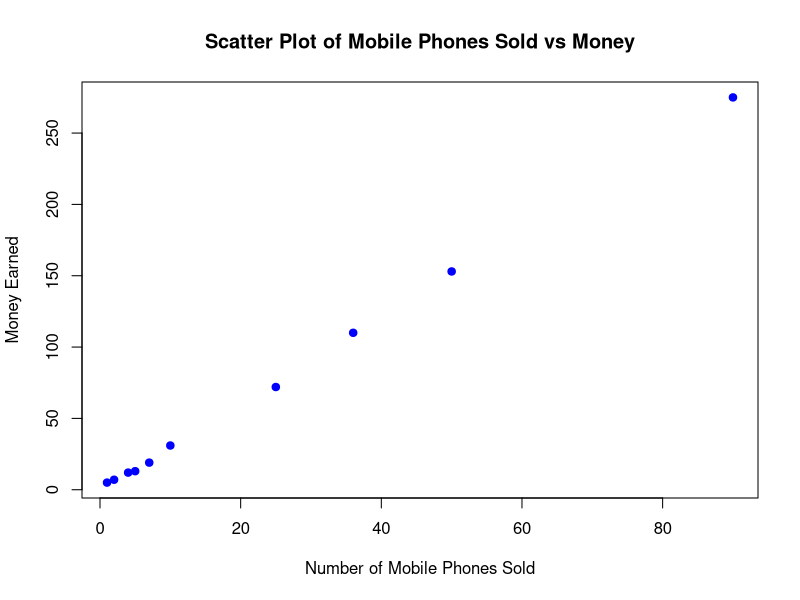

This chart was generated by the following R code:
x <- c(4, 1, 5, 7, 10, 2, 50, 25, 90, 36)
y <- c(12, 5, 13, 19, 31, 7, 153, 72, 275, 110)

plot(x, y, main = "Scatter Plot of Mobile Phones Sold vs Money", xlab = "Number of Mobile Phones Sold", ylab = "Money Earned", pch = 19, col = "blue")